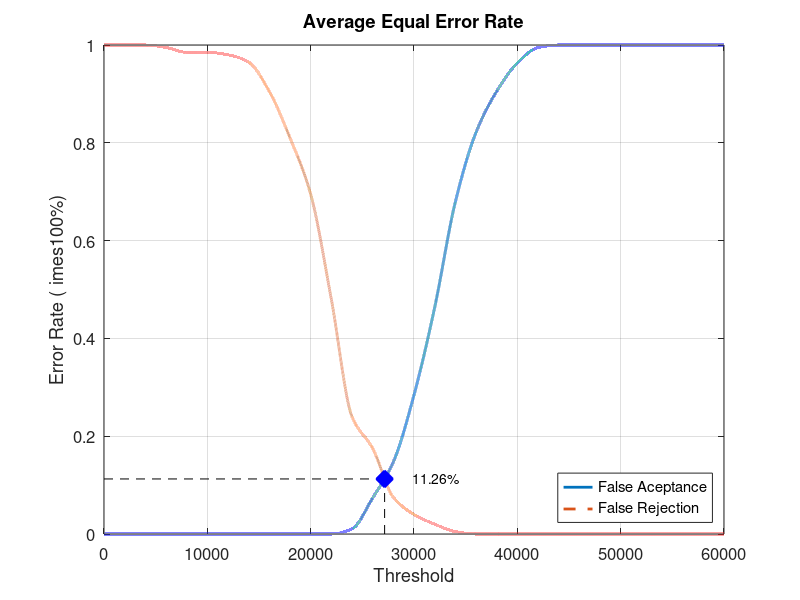
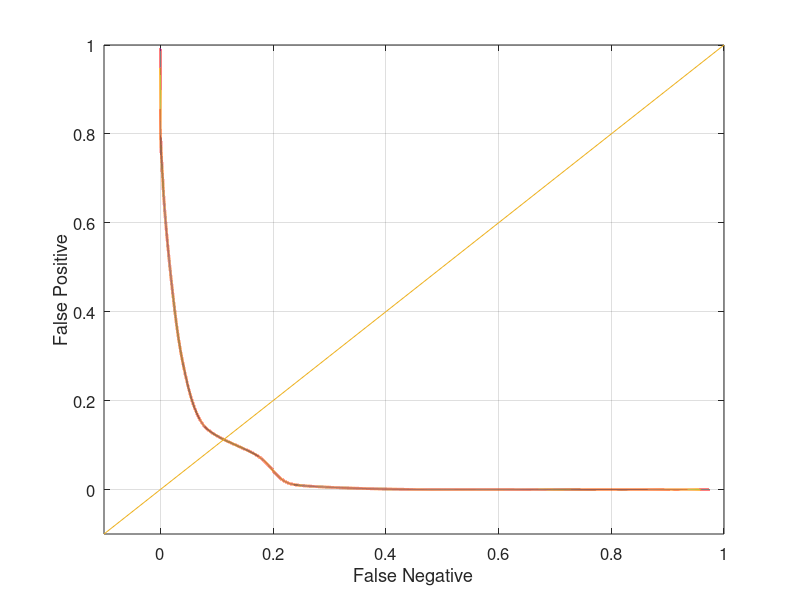

Reproduce these figures in MATLAB, in order.
close all;
clear;
clc;
x = 0:2000:60000;
xq = 0:0.5:60000;

y0 = [0 0 0 0 0 0 0 0 0 0 0 0 0.0105263 0.0736842 0.147368 0.284211 0.463158 0.678947 0.821053 0.905263 0.963158 0.994737 1 1 1 1 1 1 1 1 1]
yy0 = interp1(x, y0, xq, 'pchip');
y1 = [1 1 1 0.995 0.985 0.985 0.98 0.965 0.905 0.81 0.695 0.48 0.24 0.175 0.075 0.04 0.02 0.005 0 0 0 0 0 0 0 0 0 0 0 0 0]
yy1 = interp1(x, y1, xq, 'pchip');

% Calculating EER: 
y2 = abs(y0 - y1);
find(y2 == min(y2))
yy2 = abs(yy0 - yy1);
xEER = find(yy2 == min(yy2));
xEERIndex = xq(xEER) % X-axis EER
yEER = yy0(xEER) % Y-axis EER

main = figure
plot(xq, yy0,'-','LineWidth', 2);	hold on
plot(xq, yy1,'--','LineWidth', 2);	hold on
plot([xEERIndex xEERIndex], [0 yEER], 'k--');	hold on
plot([0 xEERIndex], [yEER yEER], 'k--');	hold on
plot(xEERIndex, yEER, 'bx', 'LineWidth', 10);	hold on
text(xEERIndex + 10 * xEERIndex / 100, yEER, [num2str(round((10000 * yEER)) / 100) '%'])
legend('False Aceptance', 'False Rejection', 'Location', 'SouthEast')
xlabel('Threshold')
ylabel('Error Rate (	imes100%)')
title('Average Equal Error Rate')
set(gca, 'FontSize', 12)
axis([0 60000 0 1])
grid on

print(main, 'Database2_2Main', '-dpng');
FNRxFPR = figure('Color', [1 1 1]);
plot(yy1, yy0, '-', yy1, yy0, 'LineWidth', 2);
hold on
y = -0.1:0.1:1
plot(y, y); 
set(gca, 'FontSize', 12)
xlabel('False Negative')
ylabel('False Positive')
axis([-0.1 1 -0.1 1])
set(gca, 'FontSize', 12)
grid on

print(FNRxFPR, 'Database2_2FNRxFPR','-dpng');
